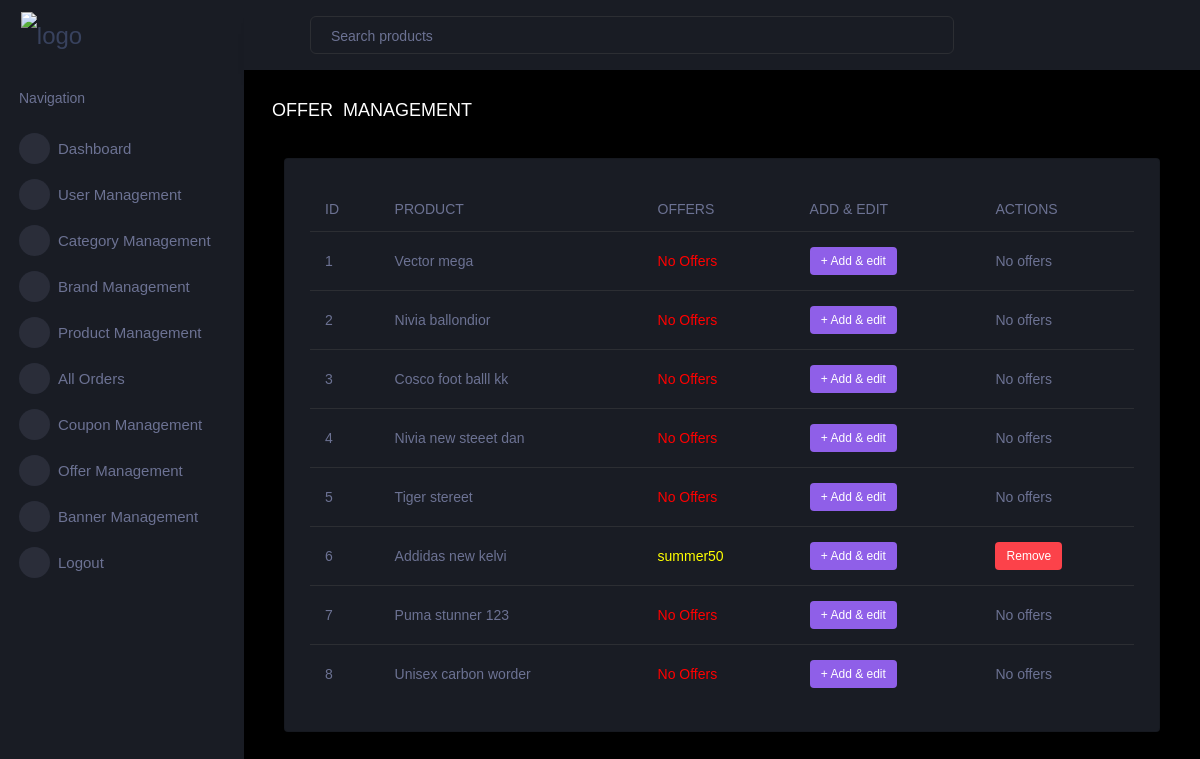
Page /admin_dash/viwe_product_offers (signed in) on the earlier database version.
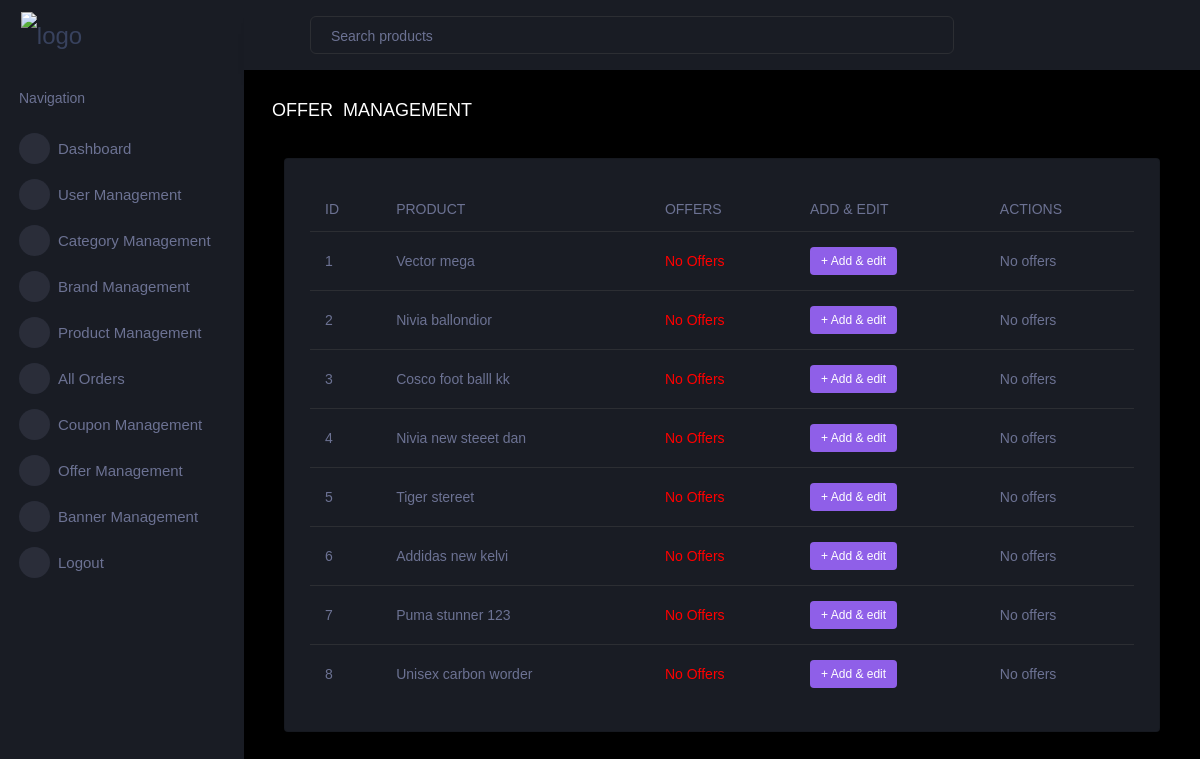
Same page on the later database version.
### admin_dash/models.py (models this page shows, shortened)
class Product(models.Model) :
    STOCK = ('IN STOCK','IN STOCK'),('OUT OF STOCK','OUT OF STOCK')
    STATUS = ('Publish','Publish'),('Draft','Draft')
    name = models.CharField( max_length=200, unique=True)
    price = models.DecimalField(max_digits=10, decimal_places=2)
    description = models.TextField(null=True, blank=True)
    stock = models.CharField(choices=STOCK,max_length=50)
    status = models.CharField(choices=STATUS,max_length=50)
    created_date = models.DateTimeField( default=timezone.now)
    categories = models.ForeignKey(Category,on_delete=models.CASCADE)
    is_available = models.BooleanField(default=True)
    brand = models.ForeignKey(Brand, on_delete=models.CASCADE)
    offer = models.ForeignKey(Offer, on_delete=models.SET_NULL, blank=True, null=True)

class Offer(models.Model) :
    title = models.CharField(max_length=255)
    description = models.TextField(default='New Offer')
    start_date = models.DateTimeField(default=timezone.now)
    end_date = models.DateTimeField()
    discount_percentage = models.DecimalField(max_digits=10, decimal_places=2)
    is_block = models.BooleanField(default=False)
    is_valid = models.BooleanField(default=True)
    def __str__(self) -> str:
        return self.title

### admin_dash/views.py (the view)
# urls.py: path('viwe_product_offers', views.veiw_product_offers, name='viwe_product_offers'),
@login_required(login_url='admin_log_in')
def veiw_product_offers(request) :
    products = Product.objects.filter(is_available=True).order_by('-id')
    return render(request, 'admin_dash/product_offers.html',{'products':products})

### cart/context_processors.py (called while the page is built)
def cart_count(request):
    cart_item_count = 0
    if request.user.is_authenticated:
        cart_item_count = Cart.objects.filter(user=request.user).count()
    return {'cart_item_count': cart_item_count}

def wishlist_count(request) :
    wishlist_item_count = 0
    if request.user.is_authenticated :
        wishlist_item_count = Wishlist.objects.filter(user=request.user).count()
    return {'wishlist_item_count': wishlist_item_count}

### templates/admin_dash/product_offers.html (shortened to what this page needs)
{% extends "admin_dash/dash.html" %}
{%load static %}
{% block content %}
<div class="main-panel">
    <div class="content-wrapper">
      <div class="page-header">
        <h4 class="card-title">OFFER &nbsp;MANAGEMENT</h4>
      </div>
        <div class="col-lg-12 grid-margin stretch-card">
          <div class="card">
            <div class="card-body">
                 <div class="table-responsive">
                <table class="table">
                  <thead>
                    <tr>
                      <th>ID</th>
                      <th>PRODUCT</th>
                      <th>OFFERS</th>
                      <th>ADD &amp; EDIT</th>
                      <th>ACTIONS</th>
                    </tr>
                  </thead>
                  <tbody>
                    {% for product in products%}
                    <tr>
                      <td>{{forloop.counter}}</td>
                      <td>{{product.name}}</td>
                      <td style="color:{%if product.offer%}yellow{%else%}red{%endif%}">
                        {%if product.offer%}
                        {{product.offer }}
                        {% else %}
                        No Offers
                        {% endif %}
                    </td>
                      <td><label class="badge badge-info"><a style="color : white;" href="{% url 'offers_for_product' product.id%}">+ Add &amp; edit</a></label>
                      </td>
                      {% if product.offer%}
                      <td><label class="badge badge-danger"><a style="color : white;" href="{% url 'remove_product_offer' product.id%}">Remove</a></label>
                      </td>
                      {% else %}
                      <td>No offers</label>
                      </td>
                       {% endif %}
                </tr>
                    {%endfor%}
                   </tbody>
                </table>
              </div>
            </div>
          </div>
        </div>
      </div>
     </div>
  </div>
  </div>
{% endblock content %}

Differences in the rows shown:
changed Product "Addidas new kelvi": offer "summer50" → (not shown); offer_id "Remove" → "No Offers No offers"
